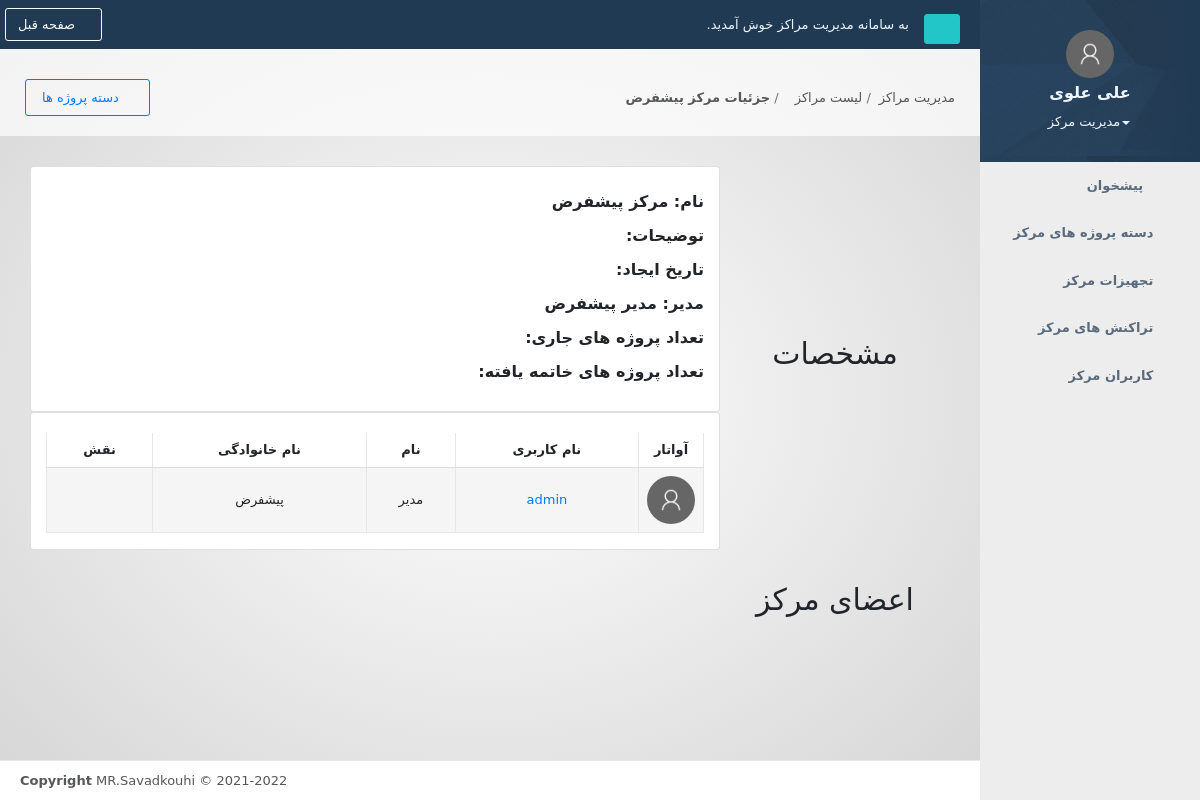
Page /centers/center/1/ (signed in) on the committed database.
### accounts/models.py (models this page shows, shortened)
class Profile(models.Model):
    user = models.OneToOneField(to=User, on_delete=models.CASCADE, verbose_name='کاربر')
    avatar = models.ImageField(upload_to=get_avatar_directory_path, verbose_name='Avatar', max_length=255, blank=True,
                               null=True)
    created_at = models.DateTimeField(auto_now_add=True, verbose_name='تاریخ ایجاد')
    permissions = models.ManyToManyField(to=Permission, blank=True, verbose_name='دسترسی ها')
    mobile_number = models.CharField(max_length=11, verbose_name='تلفن همراه', unique=True)
    phone_number = models.CharField(max_length=20, default='', blank=True, verbose_name='تلفن ثابت')
    address = models.TextField(default='', blank=True, verbose_name='نشانی')
    sex = models.CharField(max_length=20, blank=True, choices=SEXES, default='man', verbose_name='جنسیت')
    degree = models.CharField(max_length=20, blank=True, choices=DEGREES, default='bachelor', verbose_name='مدرک')
    measure = models.CharField(max_length=20, blank=True, choices=MEASURES, default='software', verbose_name='رشته')
    university = models.CharField(max_length=20, blank=True, choices=UNINVERSITIES, default='Public', verbose_name='دانشگاه')
    langs = models.ManyToManyField(to=Lang, blank=True, verbose_name='زبان های برنامه نویسی')
    softwares = models.ManyToManyField(to=Software, blank=True, verbose_name='نرم افزارهای مسلط')
    other_abilities = models.TextField(default='', blank=True, verbose_name='سایر توانایی ها')
    resume = models.FileField(upload_to=get_resume_directory_path, verbose_name='رزومه', max_length=255, blank=True,
                               null=True)
    class Meta:
        ordering = ['user__last_name', 'user__first_name']
    def __str__(self):
        try:
            return self.user.get_full_name()
        except:
            return f'profile {self.id}'
    @property
    def get_user_center(self):
        center = self.center_set.first()
        return center.id
    @property
    def get_user_main_role_display(self):
        main_role = self.permissions.all().first()
        if main_role:
            return main_role.get_code_display()
        return 'عضو مرکز'
    def has_perms(self, perms):
        if self.permissions.filter(code__in=perms).count():
            return True
        return False

class Permission(models.Model):
    code = models.CharField(max_length=30, choices=PERMISSIONS, verbose_name='کد')

### centers/models.py (models this page shows, shortened)
class Center(models.Model):
    name = models.CharField(max_length=255, verbose_name='نام', unique=True)
    description = models.TextField(null=True, blank=True, verbose_name='توضیحات')
    created_at = models.DateTimeField(auto_now_add=True, verbose_name='تاریخ ایجاد')
    manager = models.ForeignKey(to=Profile, on_delete=models.PROTECT, related_name='center_manager',
                                verbose_name='مدیر مرکز')
    employees = models.ManyToManyField(to=Profile, blank=True, verbose_name='اعضای مرکز')

### centers/views.py (the view)
# urls.py: path('center/<pk>/', CenterDetailsView.as_view(), name='center_details'),
class CenterDetailsView(LoginRequiredMixin, RoleMixin, DetailView):
    model = Center
    template_name = 'centers/center_detail.html'

### dashboard/templatetags/helper_filter.py (called while the page is built)
@register.simple_tag
def has_perms(user, perms):
	perms_list = perms.split(';')
	return user.profile.has_perms(perms_list)

### dashboard/templatetags/jalali_date.py (called while the page is built)
@register.filter(expects_localtime=True, is_safe=False)
def j_format_date(value, arg=None):
	if value in (None, ''):
		return ''
	if arg is None:
		arg = "%c"
	try:
		if isinstance(value, datetime):
			value = jdatetime.datetime.fromgregorian(datetime=value, locale='fa_IR')
		elif isinstance(value, date):
			value = jdatetime.date.fromgregorian(date=value, locale='fa_IR')
		return value.strftime(arg)
	except AttributeError:
		return ''

### centers/templates/centers/center_detail.html (shortened to what this page needs)
{% extends 'base.html' %}
{% load static %}
{% load humanize %}
{% load jalali_date %}
{% load helper_filter %}
{% block title-breadcrumb %}
	<div class="col-md-9">
    <br>
    <br>
		<ol class="breadcrumb">
			<li class="breadcrumb-item">
				<a>مدیریت مراکز</a>
			</li>
			<li class="breadcrumb-item">
                <a  href="{% url 'centers:center_list' %}" >لیست مراکز</a>
			</li>
			<li class="breadcrumb-item active">
				<a href="{% url 'centers:center_details' object.id %}"><strong>جزئیات {{ object.name }}</strong></a>
			</li>
		</ol>
	</div>
	<div class="col-md-3">
		<div class="title-action float-right">
            <div class="btn-group">
            <a href="{% url 'centers:center_projectpack_list' center_pk=object.id %}" class="btn btn-lg btn-outline-primary"><i class="fa fa-suitcase"></i> دسته پروژه ها</a>
            </div>
        </div>
	</div>
{% endblock %}
{% block content %}
	<div class="row">
        <div class="col-lg-12">
                <div class="col-lg-3 text-center">
                    <div><br></div>
                    <i class="fa fa-cube fa-10x"></i>
                    <h1><strong>مشخصات</strong></h1>
                </div>
            <div class="card col-lg-9">
<div><br></div>
                    <h3><strong>نام: </strong>{{ object.name }}</h3>
                    <h3><strong>توضیحات: </strong>{{ object.description }}</h3>
                    <h3><strong>تاریخ ایجاد: </strong>{{ object.created_at | j_format_date:"%Y/%m/%d"  }}</h3>
                    <h3><strong>مدیر: </strong>{{ object.manager }}</h3>
                    <h3><strong>تعداد پروژه های جاری: </strong>{{ object.x }}</h3>
                    <h3><strong>تعداد پروژه های خاتمه یافته: </strong>{{ object.x }}</h3>
                <div><br></div>
                </div>
            </div>
            <div class="col-lg-12">
        <div class="col-lg-3 text-center">
                    <div><br></div>
                    <i class="fa fa-users fa-10x"></i>
                            <h1><strong>اعضای مرکز</strong></h1>
        </div>
    <div class="card col-lg-9">
            <div class="table-responsive">
            <br>
                        <table class="table table-striped table-bordered table-hover dataTables-example">
                            <thead>
                            <tr>
                                <th class="text-center" style="background-color: white;width: 7%">آواتار</th>
                                <th class="text-center" style="background-color: white">نام کاربری</th>
                                <th class="text-center" style="background-color: white">نام</th>
                                <th class="text-center" style="background-color: white">نام خانوادگی</th>
                                <th class="text-center" style="background-color: white">نقش</th>
                            </tr>
                            </thead>
                            <tbody>
                            {% for obj in object.employees.all %}
                                <tr id="c-tr-{{ obj.id }}" style="background-color: whitesmoke">
                                    <td class="align-middle text-center">
                                            <img class="rounded-circle img-avatar" src="{% if obj.avatar %}{{ obj.avatar.url }}{% else %}{% static 'img/user.png' %}{% endif %}">
                                    </td>
                                    <td class="align-middle text-center"><a href="{% url 'accounts:profile_details' pk=obj.id %}">{{ obj.user.username }}</a></td>
                                    <td class="align-middle text-center">{{ obj.user.first_name }}</td>
                                    <td class="align-middle text-center">{{ obj.user.last_name }}</td>
                                    <td class="align-middle text-center">
                                    </td>
                                </tr>
                            {% endfor %}
                            </tbody>
                        </table>
                    </div>
        </div>
        </div>
    </div>
{% endblock %}
{% block scripts %}
	<link href="{% static 'vendors/datatables/css/datatables.min.css' %}" rel="stylesheet">
{% endblock %}

### templates/side-bar-navigation.html (shortened to what this page needs)
{% load static %}
{% load i18n %}
{% load helper_filter %}
<nav class="navbar-default navbar-static-side" role="navigation">
	<div class="sidebar-collapse">
		<ul class="nav metismenu" id="side-menu">
			<li class="nav-header text-center">
				<div class="dropdown profile-element">
					<span>
						<img alt="image" class="rounded-circle img-height-50 img-avatar"
						     src="{% if user.profile.avatar %}{{ user.profile.avatar.url }}{% else %}{% static 'img/user.png' %}{% endif %}"/>
					</span>
					<a data-toggle="dropdown" class="dropdown-toggle" href="#">
						<h3 class="block m-t-xs font-bold">{% if user.get_full_name %}{{ user.get_full_name }}{% else %}{{ user.get_username }}{% endif %}</h3>
						<span class="text-xs block"><b class="caret"></b>{{ user.profile.get_user_main_role_display }}</span>
					</a>
				</div>
			</li>
            {% if user.is_superuser and user.profile.has_no_perms %}
            {% else %}
                <li {% if request.resolver_match.app_name == 'dashboard' %}class="active"{% endif %}>
                    <a href="#"><i class="fa fa-th-large"></i>
                        <span class="nav-label">پیشخوان</span>
                        <span class="fa arrow"></span>
                    </a>
                </li>
            {% endif %}
            {%  has_perms user 'center;' as has_center_perm %}
            {%  has_perms user 'projectpacks;' as has_projectpacks_perm %}
            {%  has_perms user 'projectpack;' as has_projectpack_perm %}
			{% if user.is_superuser or has_projectpacks_perm %}
                <li {% if request.resolver_match.view_name == 'centers:projectpack_list' %}class="active"{% endif %}>
					<a href="{% url 'centers:projectpack_list' %}">
						<i class="fa fa-suitcase"></i>
						<span class="nav-label">مدیریت دسته پروژه ها</span>
					</a>
				</li>
            {% elif has_projectpack_perm or has_center_perm %}
                <li {% if request.resolver_match.view_name == 'centers:center_projectpack_list' %}class="active"{% endif %}>
					<a href="{% url 'centers:center_projectpack_list' user.profile.get_user_center %}">
						<i class="fa fa-suitcase"></i>
						<span class="nav-label">دسته پروژه های مرکز</span>
					</a>
				</li>
			{% endif %}
            {%  has_perms user 'center;' as has_center_perm %}
			{%  has_perms user 'equipments;' as has_equipments_perm %}
            {%  has_perms user 'equipment;' as has_equipment_perm %}
            {% if user.is_superuser or has_equipments_perm %}
                <li {% if request.resolver_match.view_name == 'equipments:equipment_list' %}class="active"{% endif %}>
					<a href="{% url 'equipments:equipment_list' %}">
						<i class="fa fa-wrench"></i>
						<span class="nav-label">مدیریت تجهیزات</span>
					</a>
				</li>
            {% elif has_equipment_perm or has_center_perm %}
                <li {% if request.resolver_match.view_name == 'equipments:center_equipment_list' %}class="active"{% endif %}>
					<a href="{% url 'equipments:center_equipment_list' user.profile.get_user_center %}">
						<i class="fa fa-wrench"></i>
						<span class="nav-label">تجهیزات مرکز</span>
					</a>
				</li>
			{% endif %}
            {%  has_perms user 'center;' as has_center_perm %}
            {%  has_perms user 'transactions;' as has_transactions_perm %}
            {%  has_perms user 'transaction;' as has_transaction_perm %}
            {% if user.is_superuser or has_transactions_perm %}
				<li {% if request.resolver_match.view_name == 'transactions:transaction_list' %}class="active"{% endif %}>
					<a href="{% url 'transactions:transaction_list' %}">
						<i class="fa fa-money-bill"></i>
						<span class="nav-label">مدیریت تراکنش ها</span>
					</a>
				</li>
            {% elif has_transaction_perm or has_center_perm%}
                <li {% if request.resolver_match.view_name == 'transactions:center_transaction_list' %}class="active"{% endif %}>
					<a href="{% url 'transactions:center_transaction_list' user.profile.get_user_center %}">
						<i class="fa fa-money-bill"></i>
						<span class="nav-label">تراکنش های مرکز</span>
					</a>
				</li>
			{% endif %}
            {%  has_perms user 'center;' as has_center_perm %}
        	{%  has_perms user 'users;' as has_users_perm %}
            {%  has_perms user 'user;' as has_user_perm %}
            {% if user.is_superuser or has_users_perm %}
				<li {% if request.resolver_match.app_name == 'accounts' %}class="active"{% endif %}>
					<a href="{% url 'accounts:profile_list' %}">
						<i class="fa fa-users"></i>
						<span class="nav-label">مدیریت کاربران</span>
					</a>
				</li>
            {% elif has_user_perm or has_center_perm %}
                <li {% if request.resolver_match.app_name == 'accounts' %}class="active"{% endif %}>
					<a href="{% url 'accounts:center_profile_list' user.profile.get_user_center %}">
						<i class="fa fa-users"></i>
						<span class="nav-label">کاربران مرکز</span>
					</a>
				</li>
			{% endif %}
		</ul>
	</div>
</nav>

### static/custom.css (style rules this page uses)
.img-avatar { height: 48px; width: 48px; }
.img-height-50 { max-height: 50px !important; }
.persian { font-family: VazirFD, Tahoma, "DejaVu Sans", helvetica, arial, freesans, sans-serif; }

### rows in the picture
Center: name "مرکز پیشفرض", manager "مدیر پیشفرض"
Profile: user.username "admin", user.first_name "مدیر", user.last_name "پیشفرض"

### other values in the picture
{{ user.get_full_name }} "علی علوی"
{{ user.profile.get_user_main_role_display }} "مدیریت مرکز"
